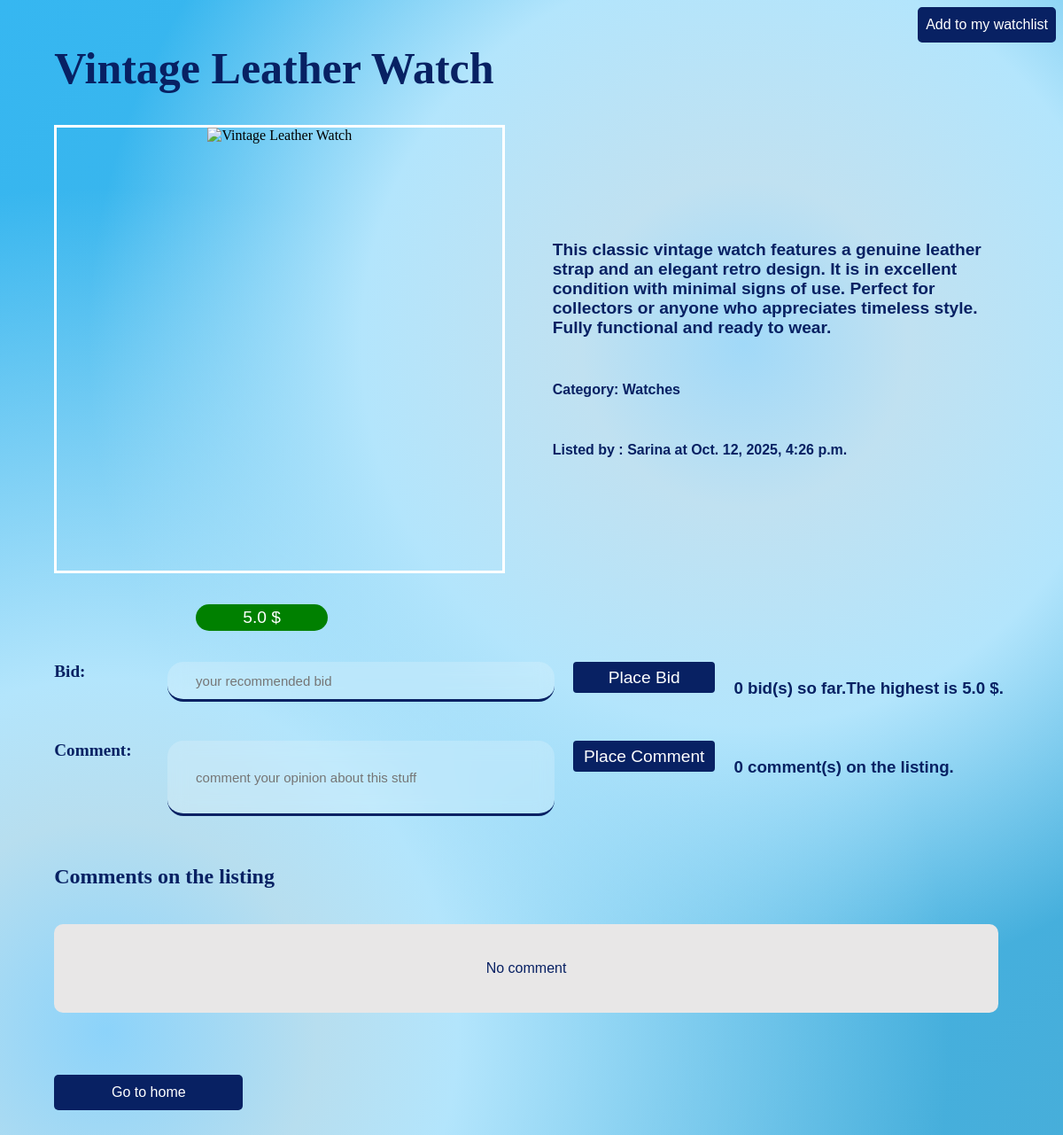
Page /auctions/5/Vintage Leather Watch on the earlier database version.
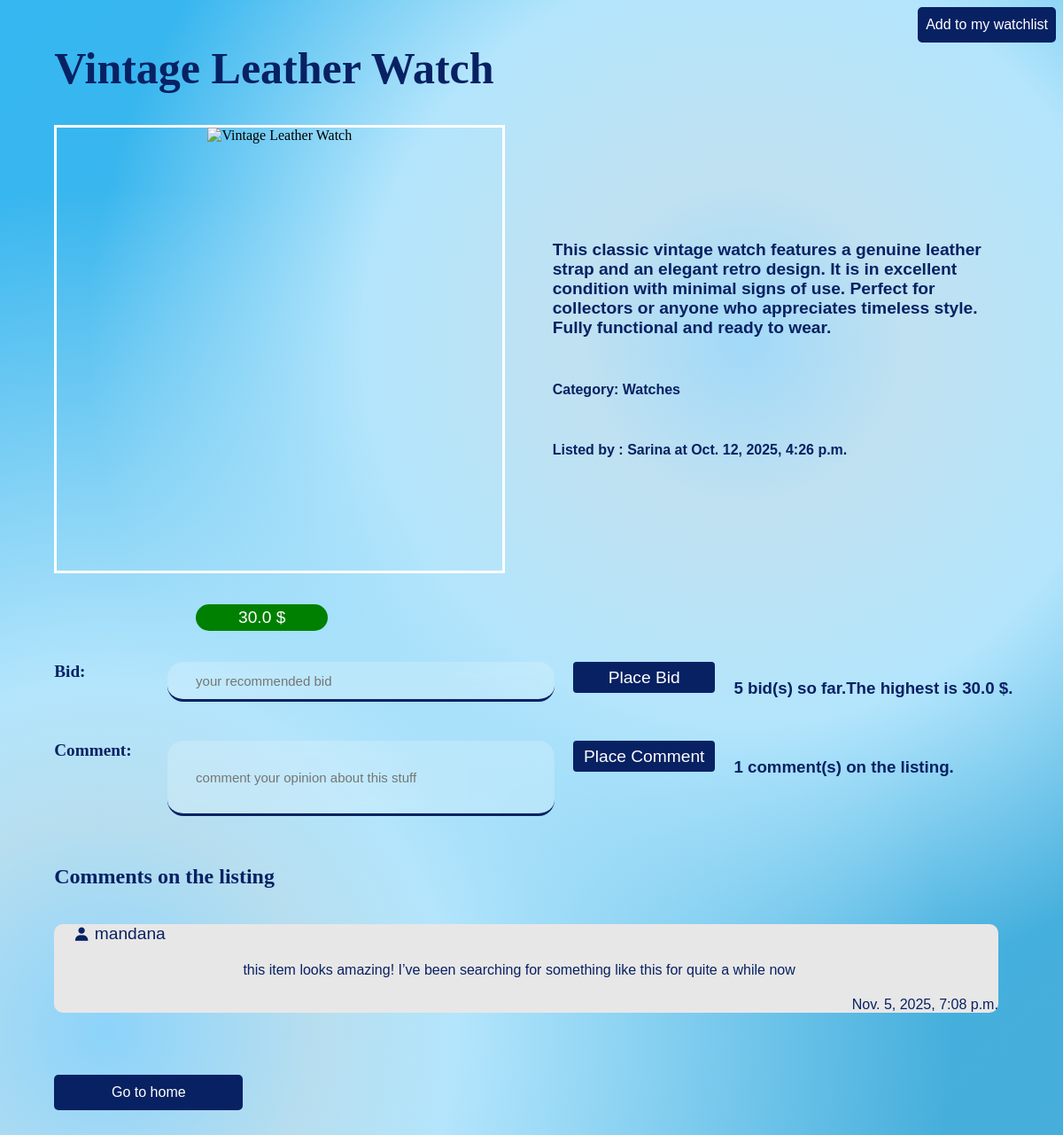
Same page on the later database version.
### auctions/models.py (models this page shows, shortened)
class List_Auctions(models.Model):
    user = models.ForeignKey(User, on_delete=models.CASCADE, related_name='List_Auctions')
    title = models.CharField(max_length=100)
    description = models.TextField()
    start_bid = models.FloatField()
    number_of_bids = models.IntegerField(default=0)
    photo = models.URLField(max_length=500, blank=True, null=True)
    photo_file = models.ImageField(upload_to='auction_photos/', blank=True, null=True)
    category = models.CharField(max_length=100, blank=True, null=True)
    winner = models.ForeignKey(User, on_delete=models.SET_NULL, blank=True, null=True)
    start_date = models.DateTimeField()
    end_date = models.DateTimeField(blank=True, null=True)
    active = models.BooleanField(default=True)

class User(AbstractUser):
    pass

class Comment(models.Model):
    user = models.ForeignKey(User, on_delete=models.SET_NULL, related_name='Comments', null=True, blank=True)
    author_name = models.CharField(max_length=100)
    auction = models.ForeignKey(List_Auctions, on_delete=models.CASCADE, related_name='Comments', blank=True, null=True)
    text = models.TextField()
    written_at = models.DateTimeField()

### auctions/views.py (the view)
# urls.py: path("auctions/<int:auction_id>/<str:auction_title>", views.show_auctions, name="show_auctions"),
def show_auctions(request, auction_id, auction_title):
    owner_of_auction = False
    in_watchlist_items = False
    requested_auction = List_Auctions.objects.get(pk=auction_id, title=auction_title)
    if request.user.is_authenticated:
        if request.user == requested_auction.user:
            owner_of_auction = True
        watchlist = Watchlist.objects.get(user=request.user)
        if requested_auction.Watchlist_Items.filter(watchlist=watchlist, auction=requested_auction).exists():
            in_watchlist_items = True
    return render(request, 'auctions/auction.html',
                  {"requested_auction": requested_auction,
                   "owner_of_auction": owner_of_auction,
                   "in_watchlist_items": in_watchlist_items})

### auctions/templates/auctions/auction.html (shortened to what this page needs)
{% load static %}
<!DOCTYPE html>
<html lang="en" xmlns="http://www.w3.org/1999/html">
<head>
    <link rel="stylesheet" href="{% static 'auctions/auction_page.css' %}">
    <link href="https://unpkg.com/boxicons@2.1.4/css/boxicons.min.css" rel="stylesheet"/>
</head>
<body>
<form class="watchlist_link_container" action="{% url 'watchlist_add_or_delete' requested_auction.id %}"
      method="POST">
    {% if in_watchlist_items %}
        <input class="watchlist_change" type="submit" value="Remove from my watchlist">
    {% else %}
        <input class="watchlist_change" type="submit" value="Add to my watchlist">
    {% endif %}
</form>
<div class="auction_info">
    <div class="title">{{ requested_auction.title }}</div>
    <div class="photo_and_desc_container">
        <div class="photo"><img src="{{ requested_auction.photo }}" alt="{{ requested_auction.title }}"></div>
        <div class="category_and_description">
            <div class="description">{{ requested_auction.description }}</div>
            {% if requested_auction.category %}
                <div class="category">Category: {{ requested_auction.category }}</div>
            {% endif %}
            <div class="auction_user_and_time">Listed by : {{ requested_auction.user }}
                at {{ requested_auction.start_date }}
            </div>
        </div>
    </div>
    <div class="current_bid"><p class="money">{{ requested_auction.start_bid }} $</p></div>
    {% if requested_auction.active %}
        <div class="auction_bid_and_comment">
            <form class="bid_container" action="{% url 'place_bid' requested_auction.id %}" method="POST">
                <label class="labels_bid_comment" for="bid">Bid: </label>
                <input class="bid" type="number" placeholder="your recommended bid" name="bid">
                <input class="place_button" type="submit" value="Place Bid" name="placing_bid">
                <h3 class="status">{{ requested_auction.number_of_bids }} bid(s) so far.The highest
                    is {{ requested_auction.start_bid }} $. </h3>
            </form>
            <form class="comment_container" action="{% url 'place_comment' requested_auction.id %}" method="POST">
                <label class="labels_bid_comment" for="comment">Comment: </label>
                <input class="comment" type="text" placeholder="comment your opinion about this stuff" name="comment">
                <input class="place_button" type="submit" value="Place Comment" name="placing_comment">
                <h3 class="status"> {{ requested_auction.Comments.count }} comment(s) on the listing. </h3>
            </form>
        </div>
    {% endif %}
    <div class="auction_comments">
        <h2 style="color: #082163">Comments on the listing</h2>
        {% if requested_auction.Comments.all %}
            {% for comment in requested_auction.Comments.all %}
                <div class="each_comment">
                    {% if comment.user %}
                        <div class="comment_author"><i class="bx bxs-user"></i>{{ comment.author_name }}</div>
                    {% else %}
                        <div class="comment_author"><i class="bx bxs-user"></i>Deleted account</div>
                    {% endif %}
                    <div class="comment_text">{{ comment.text }}</div>
                    <div class="comment_time">{{ comment.written_at }}</div>
                </div>
            {% endfor %}
        {% else %}
            <div class="each_comment no_comment">No comment</div>
        {% endif %}
    </div>
    <a class="go_to_home_link" href="{% url 'index' %}">Go to home</a>
</div>
</body>
</html>

Differences in the rows shown:
changed List_Auctions "Vintage Leather Watch": start_bid "5.0" → "30.0"; number_of_bids "0" → "5"; Comments.count "0" → "1"
added Comment: author_name "mandana", text "this item looks amazing! I’ve been searching for something like this for quite a while now", written_at "Nov. 5, 2025, 7:08 p.m."
Other differences:
text no longer shown: "No comment"
